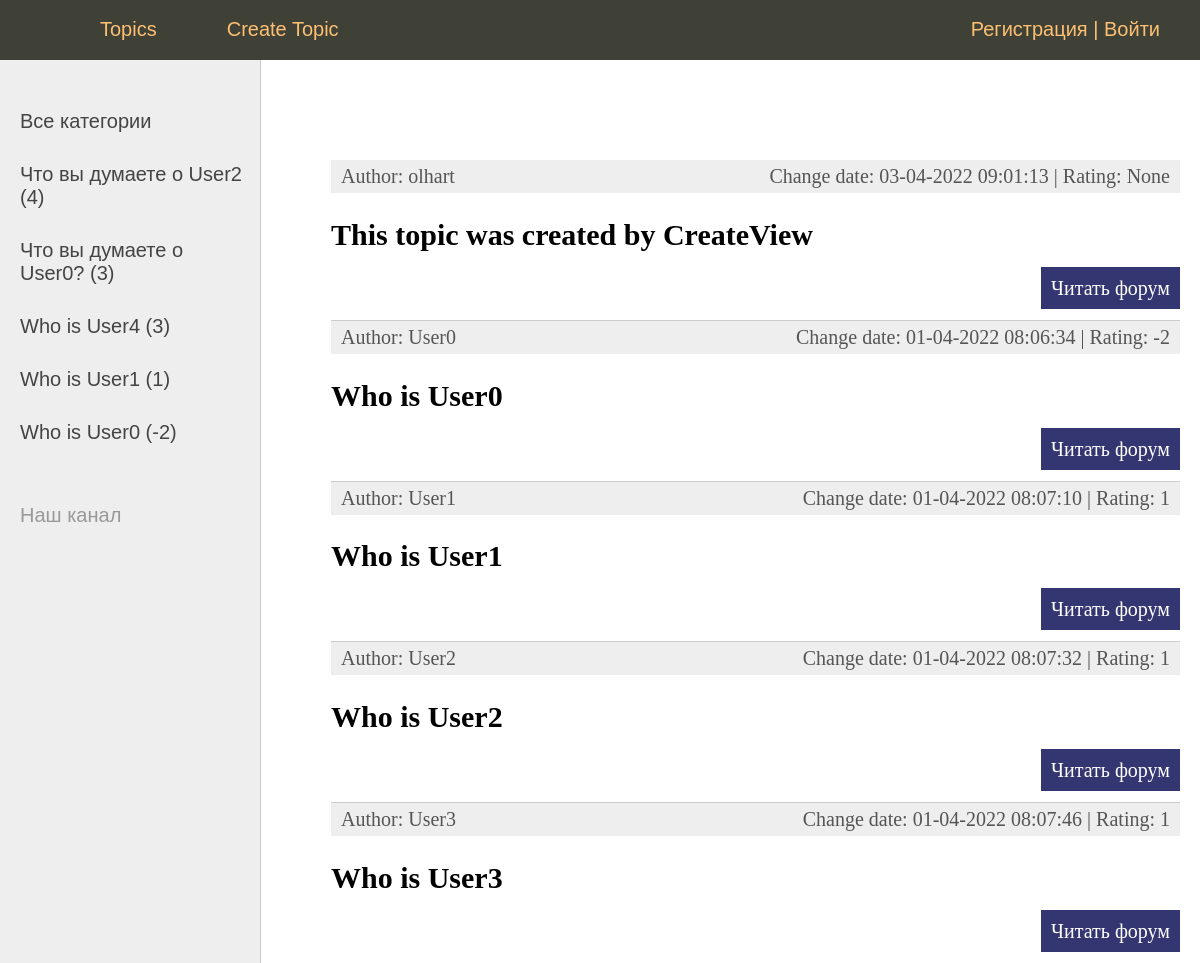
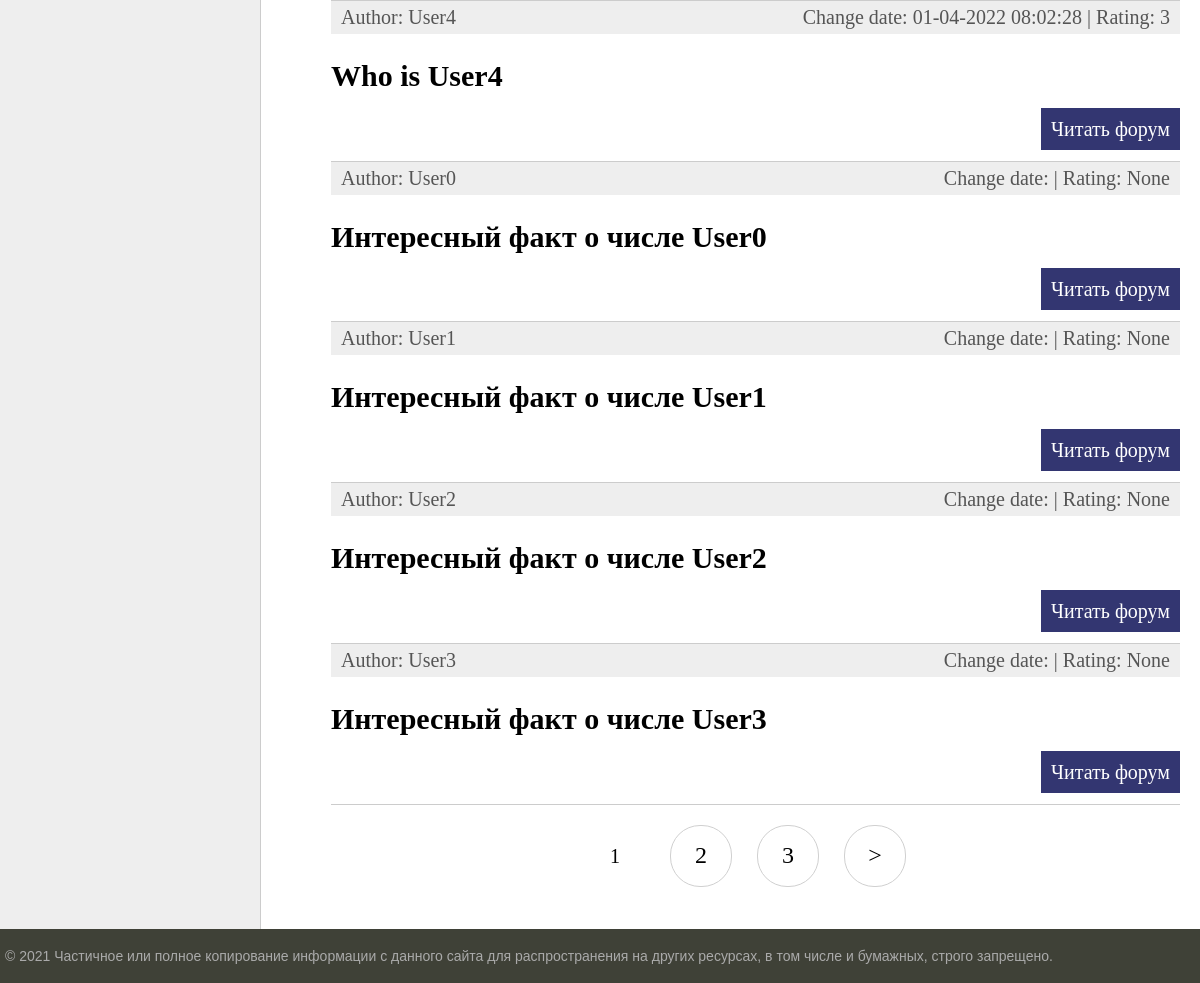
The page / on the database its author committed (2 pictures, top to bottom).
### forum/models.py (models this page shows, shortened)
class Forum(models.Model):
    title = models.CharField("Название", max_length=256)
    url = models.SlugField('URL', max_length=24, unique=True)
    category = models.ForeignKey(Category, on_delete=models.PROTECT)
    author = models.ForeignKey(User, on_delete=models.SET_DEFAULT, default="deleted", verbose_name='Создатель')
    create_date = models.DateTimeField("Дата создания", auto_now_add=True)
    is_published = models.BooleanField("Опубликовано", default=False)
    custom = ForumManager()
    objects = models.Manager()
    def get_absolute_url(self):
            return reverse('forum:topic', kwargs={'pk': self.pk})
    class Meta:
        ordering = ['title']
        verbose_name = "Форум"
        verbose_name_plural = "Форумы"

### account/models.py (models this page shows, shortened)
class User(models.Model):
    username = models.CharField("Логин", max_length=32, unique=True)
    first_name = models.CharField("Имя", max_length=32, blank=True)
    last_name = models.CharField("Фамилия", max_length=32, blank=True)
    password = models.CharField(max_length=24)
    email_address = models.EmailField("Email", unique=True)
    create_date = models.DateField("Дата создания", auto_now_add=True)
    photo = models.ImageField(upload_to="photo_users/%Y/%m/%d/", verbose_name="Фото", blank=True)
    last_active_date = models.DateTimeField("Заходил последний раз")
    ban = models.BooleanField("Бан", default=False)
    class Meta:
        db_table = 'account_user'
        ordering = ['username',]
        verbose_name = "Пользователь"
        verbose_name_plural = "Пользователи"

### forum/class_based_view.py (the view)
# urls.py: path('', IndexForum.as_view(), name='index'),
class IndexForum(ListView):
    model = Forum
    paginate_by = 10
    def get_queryset(self):
        queryset = Forum.objects.filter(is_published=True).values('pk', 'title', 'author__username').annotate(rating=Sum('message__messagerating__mark'), last_message_date=Min('message__create_date')).order_by('title')
        return queryset

### account/templatetags/account_tags.py (called while the page is built)
@register.inclusion_tag('account/templatetags/account_panel.html')
def get_account_panel(user=None):
    return {'user': user}

### forum/templatetags/forum_tags.py (called while the page is built)
@register.simple_tag(name='menu')
def get_menu():
    menu = [
        {'title': 'Topics', 'url_name': 'forum:index'},
        {'title': 'Create Topic', 'url_name': 'forum:new_topic'}
    ]
    return menu

@register.inclusion_tag('forum/templatetags/list_top_topics.html')
def get_top_five():
    top_five_query = Forum.objects.filter(message__is_head=True).annotate(rating=Sum('message__messagerating__mark')).order_by('-rating')[:5]
    return {'top_five_topics': top_five_query}

### forum/templates/forum/forum_list.html (shortened to what this page needs)
{% extends 'base.html' %}
{% block content %}
<ul class="list-articles">
	{% for f in forum_list %}
		<li><div class="article-panel">
			<p class="first">Author: {{ f.author__username }}</p>
			<p class="last">Change date: {{ f.last_message_date | date:"d-m-Y H:i:s"}} | Rating: {{ f.rating }}</p>
		</div>
		<h2>{{f.title}}</h2>
			<p class="link-read-post"><a href="{% url 'forum:topic' f.pk %}">Читать форум</a></p>
		</li>
	{% endfor %}
</ul>
{% endblock %}

### forum/templates/forum/templatetags/list_top_topics.html
{% if cat_selected == 0 %}
		<li class="selected">Все категории</li>
{% else %}
		<li><a href="#">Все категории</a></li>
{% endif %}
{% for topic in top_five_topics %}
	{% if topic.pk == 0 %}
		<li class="selected">{{topic.title}} | rating: {{topic.rating}}</li>
	{% else %}
		<li><a href="{{ topic.get_absolute_url }}">{{topic.title}}  ({{topic.rating}})</a></li>
	{% endif %}
{% endfor %}

### forum/static/forum/css/styles.css (style rules this page uses)
html, body { font-family: 'Arial'; margin: 0; padding: 0; height: 100%; width: 100%; color: #444; }
a { color: #0059b2; text-decoration: none; }
p.link-read-post { text-align: right; }
p.link-read-post a { padding: 10px; min-width: 100px; background: #333671; color: #fff; text-decoration: none; }
div.article-panel { background: #eee; padding: 5px 10px 5px 10px; box-sizing: border-box; overflow: hidden; color: #555; }
div.article-panel p.first { margin: 0; float: left; }
div.article-panel p.last { margin: 0; float: right; }
ul.list-articles { list-style: none; margin: 0; padding: 0; }
ul.list-articles li { border-bottom: 1px solid #ccc; }
.left-chapters ul li { margin: 30px 0 0 0; color: #999; }
.left-chapters ul li a { color: #444; text-decoration: none; }

### rows shown on the page
Forum: title "Что вы думаете о User2", rating "4"
Forum: title "Что вы думаете о User0?", rating "3"
Forum: title "Who is User4", rating "3"
Forum: title "Who is User1", rating "1", author__username "User1", last_message_date "01-04-2022 08:07:10"
Forum: title "Who is User0", rating "-2"
User: author__username "olhart", last_message_date "03-04-2022 09:01:13", rating "None", title "This topic was created by CreateView"
User: author__username "User2", last_message_date "01-04-2022 08:07:32", rating "1", title "Who is User2", rating "None", title "Интересный факт о числе User2"
User: author__username "User3", last_message_date "01-04-2022 08:07:46", rating "1", title "Who is User3", rating "None", title "Интересный факт о числе User3"
User: author__username "User0", rating "None", title "Интересный факт о числе User0"
User: author__username "User1", rating "None", title "Интересный факт о числе User1"

### other values the page prints
{{ m.title }} "Topics" "Create Topic"
{{ f.author__username }} "User0" "User4"
{{ f.last_message_date | date:"d-m-Y H:i:s" }} "01-04-2022 08:06:34" "01-04-2022 08:02:28"
{{ f.rating }} "-2" "3"
{{ f.title }} "Who is User0" "Who is User4"
{{ p }} "1"
{{ p }} "2" "3"
